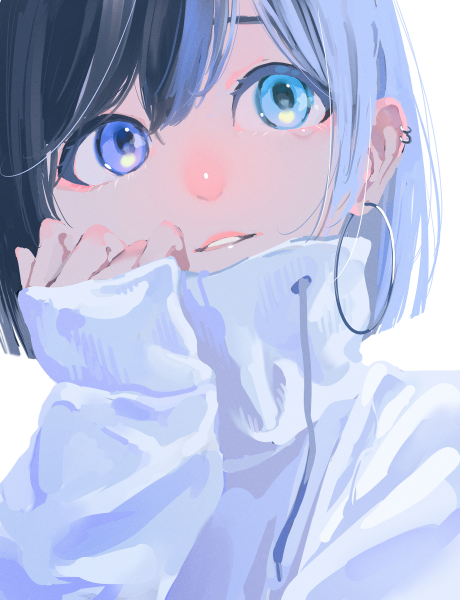
#> input picture image_folder/butterflies.jpg, 919 x 1200 px, found by its file name (shown at 1/2 size)
$ python color_detection.py
#> lines starting #> are read from the running program, lines starting #| are printed output that depends on the picture; after the words box and inside, x2 and y2 are one past the last pixel; in counts of white or black regions, pixels touching at a corner belong together
import numpy as np
import cv2
from sklearn import tree
from sklearn import model_selection


class ColorDetection:
    def __init__(self):
        # General
        self.image = np.ndarray

        # Resizing
        self.x_resize = None
        self.y_resize = None
        self.scale_percent = 60
        self.resize_image = np.ndarray

        # Splitting
        self.bgr_image_channels = None
        self.hsv_image_channels = tuple()
        self.hsl_image_channels = tuple()

        # Histogram Setup
        self.image_width = int
        self.image_height = int

        # Image Channels (before splitting)
        self.b_channel_bgr = np.ndarray
        self.g_channel_bgr = np.ndarray
        self.r_channel_bgr = np.ndarray
        self.h_channel_hsv = np.ndarray
        self.s_channel_hsv = np.ndarray
        self.v_channel_hsv = np.ndarray
        self.h_channel_hsl = np.ndarray
        self.s_channel_hsl = np.ndarray
        self.l_channel_hsl = np.ndarray

        # Histogram Image
        self.histo_image = np.ndarray
        self.bin_width = int
        self.histo_size = int

        # Create Histogram (after splitting)
        self.b_histo_bgr = np.ndarray
        self.g_histo_bgr = np.ndarray
        self.r_histo_bgr = np.ndarray
        self.h_histo_hsv = np.ndarray
        self.s_histo_hsv = np.ndarray
        self.v_histo_hsv = np.ndarray
        self.h_histo_hsl = np.ndarray
        self.s_histo_hsl = np.ndarray
        self.l_histo_hsl = np.ndarray

        # For Gray
        self.gray_image = np.ndarray
        self.thresh_bgr_image = np.ndarray
        self.histo_gray_equalization = np.ndarray
        self.histo_gray_calculation = None

        # For HSV
        self.hsv_image = np.ndarray
        self.thresh_hsv_image = np.ndarray
        self.histo_hsv_calculation = None

        # For HSL
        self.hsl_image = np.ndarray
        self.thresh_hsl_image = np.ndarray
        self.histo_hsl_calculation = None

    def find_directory(self):
        """
        Finds the image from the given directory

        :return: an image
        """
        # Read the image from the given directory
        self.image = cv2.imread(r"..\image_folder\butterflies.jpg")
#> self.image is the input picture: shape (1200, 919, 3); mean B, G, R 221.7, 191.6, 184.8
        # [5 lines of commented-out code are left out]

    def image_information(self):
        """
        Getting the information of an image

        :return: the height and width of the given image
        """
        # Getting the height, width, and total channels
        self.image_height, self.image_width, _ = self.image.shape
#> self.image_height = 1200; self.image_width = 919

        # Creating the size of the histogram
        self.histo_size = 256

        # Creating an evenly window section
        self.bin_width = int(round(self.image_width / self.histo_size))
#> self.bin_width = 4

    def convert_color_format(self):
        """
        Color space conversion to HSL or HSV to identify a color since color information is defined by Hue, Saturation,
        and Value/Lightness Components

        :return: a converted image
        """
        # Converting the image to grayscale
        self.gray_image = cv2.cvtColor(self.image, cv2.COLOR_BGR2GRAY)
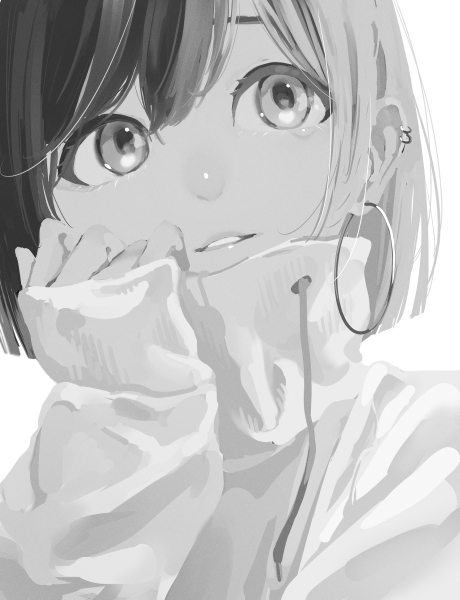
#> self.gray_image: shape (1200, 919) (shown at 1/2 size); min 13, max 255, mean 193

        # Converting the image to HSV (Hue, Saturation, and Value)
        self.hsv_image = cv2.cvtColor(self.image, cv2.COLOR_BGR2HSV)
#> self.hsv_image: shape (1200, 919, 3); mean H, S, V 110.7, 54.5, 223.9

        # Converting the image to HSL (Hue, Saturation, and Lightness)
        self.hsl_image = cv2.cvtColor(self.image, cv2.COLOR_BGR2HLS)
#> self.hsl_image: shape (1200, 919, 3); mean of channels 0, 1, 2 110.7, 202.3, 149.1

    def thresholding(self):
        """
        Gets the binary values of the image

        :return: a threshold image
        """
        # Getting the threshold of gray image
        self.thresh_bgr_image = cv2.threshold(self.gray_image, thresh=127, maxval=255, type=cv2.THRESH_BINARY)

        # Getting the threshold of hsv image
        self.thresh_hsv_image = cv2.threshold(self.hsv_image, thresh=127, maxval=255, type=cv2.THRESH_BINARY)

        # Getting the threshold of hsl image
        self.thresh_hsl_image = cv2.threshold(self.hsl_image, thresh=127, maxval=255, type=cv2.THRESH_BINARY)

    def histogram_equalization(self):
        """
        Stretches out the intensity range to another distribution that is wider and more uniform of intensity values.
        Essentially, describes the image features (equalizes tge histogram of a grayscale image)

        :return: N/A
        """
        # Normalize the brightness and increases the contrast of the image
        self.histo_gray_equalization = cv2.equalizeHist(self.gray_image)

    def split_image_to_channels(self):
        """
        Splitting the image into three channels

        :return: a tuple
        """
        # Splitting the image into 3 channels (BGR)
        self.bgr_image_channels = cv2.split(self.image)

        # Splitting the image into 3 channels (HSV)
        self.hsv_image_channels = cv2.split(self.hsv_image)

        # Splitting the image into 3 channels (HSL)
        self.hsl_image_channels = cv2.split(self.hsl_image)

    def histogram_calculation(self):
        """
        Splits the image into three channels then proceed to calculate the histograms

        :return: calculated histogram
        """
        # Creating the range of the histogram (the upper is exclusive)
        histo_range = (0, 256)

        # To gather the image
        accumulate_logic = False

        # Splitting the BGR channels into their own variable
        self.b_channel_bgr = cv2.calcHist(self.bgr_image_channels, [0], None, [self.histo_size], histo_range,
                                          accumulate_logic)
#> self.b_channel_bgr = 256 values, max 146490 at index 255, min 0 at index 0, mean 4307.8
        self.g_channel_bgr = cv2.calcHist(self.bgr_image_channels, [1], None, [self.histo_size], histo_range,
                                          accumulate_logic)
#> self.g_channel_bgr = 256 values, max 80827 at index 255, min 0 at index 0, mean 4307.8
        self.r_channel_bgr = cv2.calcHist(self.bgr_image_channels, [2], None, [self.histo_size], histo_range,
                                          accumulate_logic)
#> self.r_channel_bgr = 256 values, max 80835 at index 255, min 0 at index 1, mean 4307.8

        # Splitting the BGR channels into their own variable
        self.h_channel_hsv = cv2.calcHist(self.hsv_image_channels, [0], None, [self.histo_size], histo_range,
                                          accumulate_logic)
#> self.h_channel_hsv = 256 values, max 145974 at index 112, min 0 at index 1, mean 4307.8
        self.s_channel_hsv = cv2.calcHist(self.hsv_image_channels, [1], None, [self.histo_size], histo_range,
                                          accumulate_logic)
#> self.s_channel_hsv = 256 values, max 79122 at index 0, min 0 at index 216, mean 4307.8
        self.v_channel_hsv = cv2.calcHist(self.hsv_image_channels, [2], None, [self.histo_size], histo_range,
                                          accumulate_logic)
#> self.v_channel_hsv = 256 values, max 149432 at index 255, min 0 at index 0, mean 4307.8

        # Splitting the BGR channels into their own variable
        self.h_channel_hsl = cv2.calcHist(self.hsl_image_channels, [0], None, [self.histo_size], histo_range,
                                          accumulate_logic)
#> self.h_channel_hsl = 256 values, max 146373 at index 110, min 0 at index 1, mean 4307.8
        self.s_channel_hsl = cv2.calcHist(self.hsl_image_channels, [1], None, [self.histo_size], histo_range,
                                          accumulate_logic)
#> self.s_channel_hsl = 256 values, max 77448 at index 255, min 0 at index 0, mean 4307.8
        self.l_channel_hsl = cv2.calcHist(self.hsl_image_channels, [2], None, [self.histo_size], histo_range,
                                          accumulate_logic)
#> self.l_channel_hsl = 256 values, max 79122 at index 0, min 0 at index 1, mean 4307.8

    def histogram_normalization(self):
        """
        To draw the histogram, the data needs to be normalized so its values fall in the range indicated by
        the parameters entered


        :return: normalize dataset
        """
        # Normalize the dataset (for BGR)
        self.b_histo_bgr = cv2.normalize(self.b_channel_bgr, self.b_channel_bgr, alpha=0, beta=self.image_height,
                                         norm_type=cv2.NORM_MINMAX)
#> self.b_histo_bgr = 256 values, max 1200 at index 255, min 0 at index 0, mean 35.29
        self.g_histo_bgr = cv2.normalize(self.g_channel_bgr, self.g_channel_bgr, alpha=0, beta=self.image_height,
                                         norm_type=cv2.NORM_MINMAX)
#> self.g_histo_bgr = 256 values, max 1200 at index 255, min 0 at index 0, mean 63.96
        self.r_histo_bgr = cv2.normalize(self.r_channel_bgr, self.r_channel_bgr, alpha=0, beta=self.image_height,
                                         norm_type=cv2.NORM_MINMAX)
#> self.r_histo_bgr = 256 values, max 1200 at index 255, min 0 at index 1, mean 63.95

        # Normalize the dataset (for HSV)
        self.h_histo_hsv = cv2.normalize(self.h_channel_hsv, self.h_channel_hsv, alpha=0, beta=self.image_height,
                                         norm_type=cv2.NORM_MINMAX)
#> self.h_histo_hsv = 256 values, max 1200 at index 112, min 0 at index 1, mean 35.41
        self.s_histo_hsv = cv2.normalize(self.s_channel_hsv, self.s_channel_hsv, alpha=0, beta=self.image_height,
                                         norm_type=cv2.NORM_MINMAX)
#> self.s_histo_hsv = 256 values, max 1200 at index 0, min 0 at index 216, mean 65.33
        self.v_histo_hsv = cv2.normalize(self.v_channel_hsv, self.v_channel_hsv, alpha=0, beta=self.image_height,
                                         norm_type=cv2.NORM_MINMAX)
#> self.v_histo_hsv = 256 values, max 1200 at index 255, min 0 at index 0, mean 34.59

        # Normalize the dataset (for HSL)
        self.h_histo_hsl = cv2.normalize(self.h_channel_hsl, self.h_channel_hsl, alpha=0, beta=self.image_height,
                                         norm_type=cv2.NORM_MINMAX)
#> self.h_histo_hsl = 256 values, max 1200 at index 110, min 0 at index 1, mean 35.32
        self.s_histo_hsl = cv2.normalize(self.s_channel_hsl, self.s_channel_hsl, alpha=0, beta=self.image_height,
                                         norm_type=cv2.NORM_MINMAX)
#> self.s_histo_hsl = 256 values, max 1200 at index 255, min 0 at index 0, mean 66.75
        self.l_histo_hsl = cv2.normalize(self.l_channel_hsl, self.l_channel_hsl, alpha=0, beta=self.image_height,
                                         norm_type=cv2.NORM_MINMAX)
#> self.l_histo_hsl = 256 values, max 1200 at index 0, min 0 at index 1, mean 65.33

    def create_histogram_image(self):
        # Create an empty image
        self.histo_image = np.zeros((self.image_height, self.image_width, 3), dtype=np.uint8)

        # The switch
        switch = 1

        # Creating a switch (histogram image for BGR)
        if switch == 0:
            # Creating a for loop to iterate every intensity value of BGR
            for index in range(1, self.histo_size):
                # Create a line for BLUE
                self.histo_image = cv2.line(self.histo_image,
                                            (self.bin_width * (index - 1),
                                             self.image_height - int(self.b_histo_bgr[index - 1])),
                                            (self.bin_width * index,
                                             self.image_height - int(self.b_histo_bgr[index])),
                                            (255, 0, 0),
                                            thickness=2)

                # Create a line for GREEN
                self.histo_image = cv2.line(self.histo_image,
                                            (self.bin_width * (index - 1),
                                             self.image_height - int(self.g_histo_bgr[index - 1])),
                                            (self.bin_width * index,
                                             self.image_height - int(self.g_histo_bgr[index])),
                                            (0, 255, 0),
                                            thickness=2)

                # Create a line for RED
                self.histo_image = cv2.line(self.histo_image,
                                            (self.bin_width * (index - 1),
                                             self.image_height - int(self.r_histo_bgr[index - 1])),
                                            (self.bin_width * index,
                                             self.image_height - int(self.r_histo_bgr[index])),
                                            (0, 0, 255),
                                            thickness=2)

        # Creating a switch (histogram image for HSV)
        if switch == 1:
            # Creating a for loop to iterate every intensity value of HSV
            for index in range(1, self.histo_size):
                # Create a line for HUE
                self.histo_image = cv2.line(self.histo_image,
                                            (self.bin_width * (index - 1),
                                             self.image_height - int(self.h_histo_hsv[index - 1])),
                                            (self.bin_width * index,
                                             self.image_height - int(self.h_histo_hsv[index])),
                                            (255, 0, 0),
                                            thickness=2)

                # Create a line for SATURATION
                self.histo_image = cv2.line(self.histo_image,
                                            (self.bin_width * (index - 1),
                                             self.image_height - int(self.s_histo_hsv[index - 1])),
                                            (self.bin_width * index,
                                             self.image_height - int(self.s_histo_hsv[index])),
                                            (0, 255, 0),
                                            thickness=2)

                # Create a line for VALUE
                self.histo_image = cv2.line(self.histo_image,
                                            (self.bin_width * (index - 1),
                                             self.image_height - int(self.v_histo_hsv[index - 1])),
                                            (self.bin_width * index,
                                             self.image_height - int(self.v_histo_hsv[index])),
                                            (0, 0, 255),
                                            thickness=2)
#> this loop made 255 passes
#> pass 1, in create_histogram_image, `self.histo_image = cv2.line(self.histo_image, (self.bin_width * (index..`:
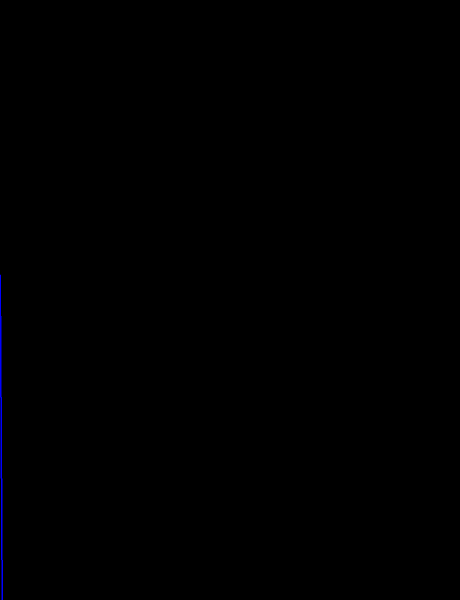
#> self.histo_image: shape (1200, 919, 3) (shown at 1/2 size); mean of channels 0, 1, 2 0.4, 0, 0; drawn as B, G, R
#> pass 1, in create_histogram_image, `self.histo_image = cv2.line(self.histo_image, (self.bin_width * (index..`:
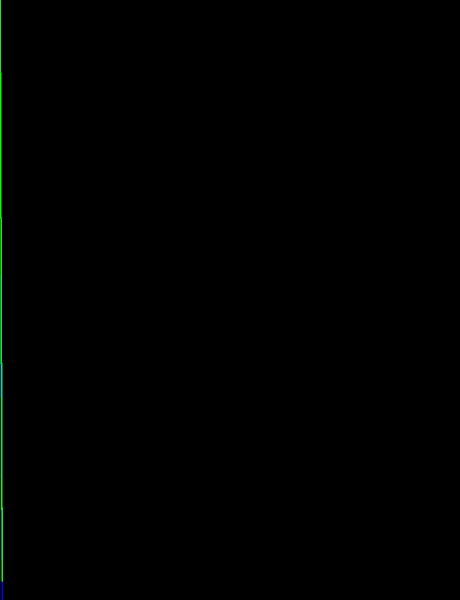
#> self.histo_image: shape (1200, 919, 3) (shown at 1/2 size); 0.3% of pixels changed, all inside (x1, y1, x2, y2) = (0, 0, 6, 1164); drawn as B, G, R
#> after the loop:
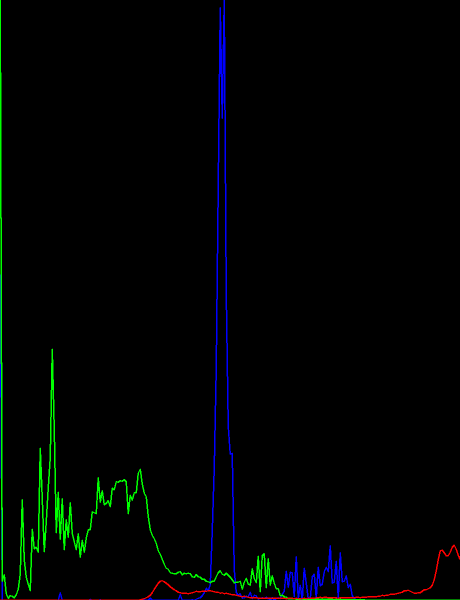
#> self.histo_image: shape (1200, 919, 3) (shown at 1/2 size); mean of channels 0, 1, 2 2.9, 3.5, 0.6; drawn as B, G, R
#> in histogram_equalization, `self.histo_gray_equalization = cv2.equalizeHist(self.gray_image)`:
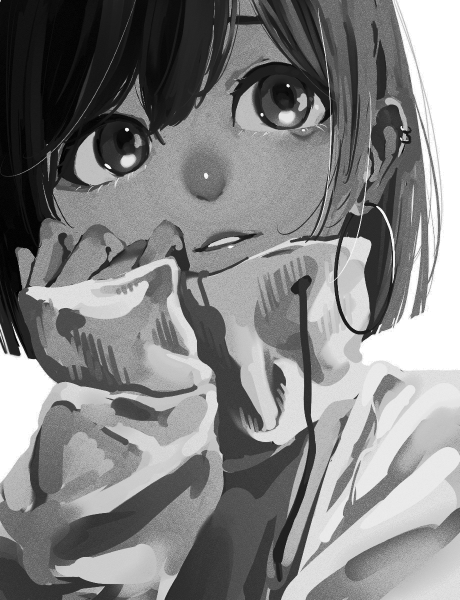
#> self.histo_gray_equalization: shape (1200, 919) (shown at 1/2 size); min 0, max 255, mean 129.8

        # Creating a switch (histogram image for HSL)
        if switch == 2:
            # Creating a for loop to iterate every intensity value of HSL
            for index in range(1, self.histo_size):
                # Create a line for HUE
                self.histo_image = cv2.line(self.histo_image,
                                            (self.bin_width * (index - 1),
                                             self.image_height - int(self.h_histo_hsl[index - 1])),
                                            (self.bin_width * index,
                                             self.image_height - int(self.h_histo_hsl[index])),
                                            (255, 0, 0),
                                            thickness=2)

                # Create a line for SATURATION
                self.histo_image = cv2.line(self.histo_image,
                                            (self.bin_width * (index - 1),
                                             self.image_height - int(self.s_histo_hsl[index - 1])),
                                            (self.bin_width * index,
                                             self.image_height - int(self.s_histo_hsl[index])),
                                            (0, 255, 0),
                                            thickness=2)

                # Create a line for LIGHTNESS
                self.histo_image = cv2.line(self.histo_image,
                                            (self.bin_width * (index - 1),
                                             self.image_height - int(self.l_histo_hsl[index - 1])),
                                            (self.bin_width * index,
                                             self.image_height - int(self.l_histo_hsl[index])),
                                            (0, 0, 255),
                                            thickness=2)

    def resize(self):
        """
        Resizes the image

        :return: resize image
        """
        # Getting the new width and new height
        new_width = int(self.image_height * self.scale_percent / 100)
#> new_width = 720
        new_height = int(self.image_height * self.scale_percent / 100)
#> new_height = 720

        # Getting the dimension of the image
        dim = (new_width, new_height)
#> dim = (720, 720)

        # Resized image
        self.resize_image = cv2.resize(self.histo_image, dim, interpolation=cv2.INTER_AREA)
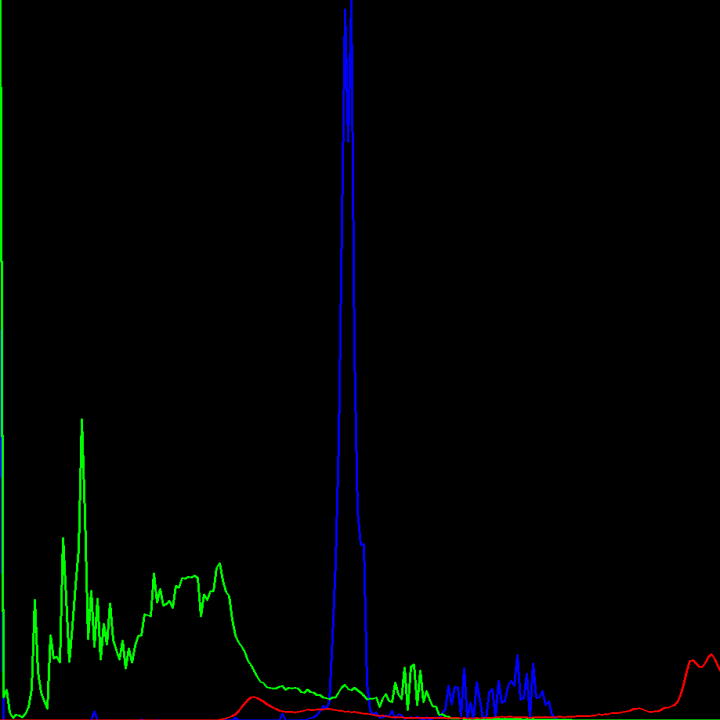
#> self.resize_image: shape (720, 720, 3); mean of channels 0, 1, 2 2.9, 3.5, 0.6; drawn as B, G, R

    def load_image(self):
        """
        Displays an image

        :return: N/A
        """
        # Load the image
        # cv2.imshow("Image", self.image)
        print(type(self.thresh_bgr_image))
#| <class 'tuple'>
        print(self.thresh_bgr_image)
#> (printed output is left out)
        cv2.imshow("Threshold Image", self.thresh_bgr_image)
        # cv2.imshow("A Image", self.resize_image)
        cv2.waitKey(0)

    def main(self):
        # General
        self.find_directory()
        self.image_information()
        self.convert_color_format()
        self.thresholding()

        # Find Histogram
        self.split_image_to_channels()
        self.histogram_calculation()
        self.histogram_normalization()

        self.create_histogram_image()

        # For Gray
        self.histogram_equalization()

        # Load Image
        self.resize()
        self.load_image()


if __name__ == '__main__':
    cd = ColorDetection()
    cd.main()
